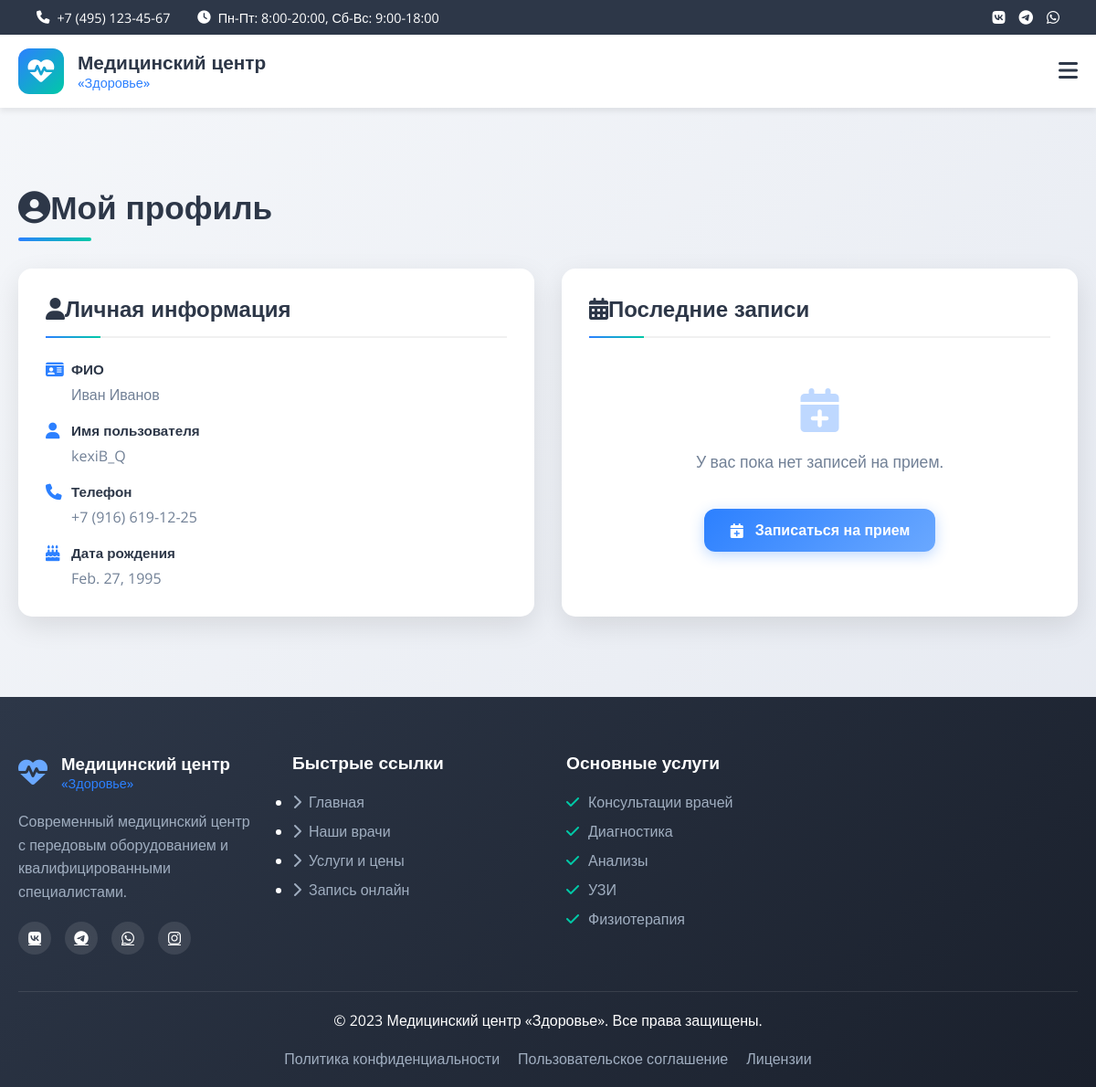
The app's page /patient-profile/ (signed in) with its own data.
### clinic/models.py (models this page shows, shortened)
class Patient(models.Model):
    user = models.OneToOneField(
        User,
        on_delete=models.CASCADE,
        related_name='patient_profile_rel'
    )
    phone = models.CharField(max_length=20, verbose_name='Телефон')
    birth_date = models.DateField(verbose_name='Дата рождения')
    address = models.TextField(verbose_name='Адрес', blank=True)
    telegram_id = models.CharField(max_length=100, blank=True, verbose_name='Telegram ID')
    class Meta:
        verbose_name = 'Пациент'
        verbose_name_plural = 'Пациенты'

class User(AbstractUser):
    CLIENT = 'client'
    DOCTOR = 'doctor'
    ADMIN = 'admin'
    ROLE_CHOICES = [
        (CLIENT, 'Пациент'),
        (DOCTOR, 'Врач'),
        (ADMIN, 'Администратор'),
    ]
    TELEGRAM = 'telegram'
    EMAIL = 'email'
    PHONE = 'phone'
    LOGIN_METHOD_CHOICES = [
        (TELEGRAM, 'Telegram'),
        (EMAIL, 'Email'),
        (PHONE, 'Телефон'),
    ]
    role = models.CharField(
        max_length=20,
        choices=ROLE_CHOICES,
        default=CLIENT,
        verbose_name='Роль'
    )
    login_method = models.CharField(
        max_length=20,
        choices=LOGIN_METHOD_CHOICES,
        default=EMAIL,
        verbose_name='Способ входа'
    )
    phone = models.CharField(
        max_length=20,
        blank=True,
        verbose_name='Телефон'
    )
    telegram_id = models.CharField(
        max_length=100,
        blank=True,
        verbose_name='Telegram ID'
    )
    class Meta:
        verbose_name = 'Пользователь'
        verbose_name_plural = 'Пользователи'

### clinic/views.py (the view, shortened to what this page needs)
# urls.py: path('patient-profile/', views.patient_profile, name='patient_profile'),
@login_required
def patient_profile(request):
    try:
        patient = Patient.objects.get(user=request.user)
        appointments = Appointment.objects.filter(
            patient=patient
        ).order_by('-date_time')[:5]
        return render(request, 'clinic/patient_profile.html', {
            'patient': patient,
            'appointments': appointments,
            'user': request.user
        })
    except Patient.DoesNotExist:
        patient = Patient.objects.create(
            user=request.user,
            phone=request.user.phone or '',
            birth_date=timezone.now().date(),
            address=''
        )
        messages.info(request, 'Создан новый профиль пациента. Заполните данные.')
        return redirect('patient_profile')

### clinic/templates/clinic/patient_profile.html (shortened to what this page needs)
{% extends 'clinic/base.html' %}
{% load static %}
{% block extra_css %}
    <link rel="stylesheet" href="{% static 'css/patient_profile.css' %}" />
{% endblock %}
{% block content %}
<div class="container">
    <div class="page-header">
        <h2>
            <i class="fas fa-user-circle me-2"></i>Мой профиль
        </h2>
    </div>
    {% if patient %}
    <div class="profile-grid">
        <div class="profile-card">
            <h3>
                <i class="fas fa-user me-2"></i>Личная информация
            </h3>
            <div class="info-grid">
                <div class="info-item">
                    <div class="info-label">
                        <i class="fas fa-id-card"></i>ФИО
                    </div>
                    <div class="info-value">
                        {{ patient.user.get_full_name }}
                    </div>
                </div>
                <div class="info-item">
                    <div class="info-label">
                        <i class="fas fa-user"></i>Имя пользователя
                    </div>
                    <div class="info-value">
                        {{ patient.user.username }}
                    </div>
                </div>
                <div class="info-item">
                    <div class="info-label">
                        <i class="fas fa-phone"></i>Телефон
                    </div>
                    <div class="info-value">
                        {{ patient.phone }}
                    </div>
                </div>
                <div class="info-item">
                    <div class="info-label">
                        <i class="fas fa-birthday-cake"></i>Дата рождения
                    </div>
                    <div class="info-value">
                        {{ patient.birth_date }}
                    </div>
                </div>
            </div>
        </div>
        <div class="profile-card">
            <h3>
                <i class="fas fa-calendar-alt me-2"></i>Последние записи
            </h3>
            {% if appointments %}
                <div class="appointments-list">
                    {% for appointment in appointments %}
                    <div class="appointment-item">
                        <div class="appointment-header">
                            <div class="appointment-specialization">
                                {{ appointment.doctor.specialization }}
                            </div>
                            <span class="status-badge {% if appointment.status == 'confirmed' %}status-confirmed
                                {% elif appointment.status == 'pending' %}status-pending
                                {% elif appointment.status == 'cancelled' %}status-cancelled
                                {% else %}status-default{% endif %}">
                                {{ appointment.get_status_display }}
                            </span>
                        </div>
                        <div class="appointment-doctor">
                            <i class="fas fa-user-md"></i>Доктор: {{ appointment.doctor.user.get_full_name }}
                        </div>
                        <div class="appointment-date">
                            <i class="fas fa-clock"></i>Дата: {{ appointment.date_time|date:"d.m.Y H:i" }}
                        </div>
                        {% if appointment.notes %}
                        <div class="appointment-notes">
                            <i class="fas fa-sticky-note"></i>Примечание: {{ appointment.notes|truncatechars:100 }}
                        </div>
                        {% endif %}
                    </div>
                    {% endfor %}
                </div>
                <div class="profile-actions">
                    <a href="{% url 'appointment_list' %}" class="action-link">
                        <i class="fas fa-list"></i>Все записи
                        <i class="fas fa-arrow-right"></i>
                    </a>
                </div>
            {% else %}
                <div style="text-align: center; padding: 30px 0;">
                    <div style="margin-bottom: 20px;">
                        <i class="fas fa-calendar-plus" style="font-size: 3rem; color: var(--primary-color); opacity: 0.3;"></i>
                    </div>
                    <p style="color: var(--gray-color); font-size: 1.1rem; margin-bottom: 20px;">
                        У вас пока нет записей на прием.
                    </p>
                    <a href="{% url 'appointment_create' %}" class="btn-appointment">
                        <i class="fas fa-calendar-plus"></i>Записаться на прием
                    </a>
                </div>
            {% endif %}
        </div>
    </div>
    {% endif %}
</div>
{% endblock %}

### static/css/style.css (style rules this page uses)
* { margin: 0; padding: 0; box-sizing: border-box; }
.container { max-width: 1200px; margin: 0 auto; padding: 0 20px; }

### static/css/theme.css (style rules this page uses)
:root { --primary-color: #2c80ff; --primary-dark: #1a6ee6; --primary-light: #6aa8ff; --secondary-color: #00c9a7; --accent-color: #ff6b6b; --dark-color: #2d3748; --light-color: #f8f9fa; --gray-color: #718096; --border-color: #e2e8f0; --shadow-sm: 0 2px 4px rgba(0,0,0,0.05); --shadow-md: 0 4px 6px rgba(0,0,0,0.07); --shadow-lg: 0 10px 15px rgba(0,0,0,0.1); --transition: all 0.3s ease; }
body { font-family: 'Open Sans', sans-serif; color: var(--dark-color); background: linear-gradient(135deg, #f5f7fa 0%, #e4e8f0 100%); min-height: 100vh; display: flex; flex-direction: column; }

### static/css/patient_profile.css (style rules this page uses)
main .container { max-width: 1200px; margin: 3rem auto; padding: 0 20px; animation: fadeInUp 0.6s ease forwards; }
.page-header { margin-bottom: 30px; }
.page-header h2 { font-family: 'Montserrat', sans-serif; font-weight: 700; font-size: 2.2rem; color: var(--dark-color); position: relative; padding-bottom: 15px; }
.page-header h2::after { content: ''; position: absolute; bottom: 0; left: 0; width: 80px; height: 4px; background: linear-gradient(90deg, var(--primary-color), var(--secondary-color)); border-radius: 2px; }
.profile-grid { display: grid; grid-template-columns: 1fr 1fr; gap: 30px; margin-top: 20px; }
.profile-card { background: white; border-radius: 15px; padding: 30px; box-shadow: 0 10px 30px rgba(0, 0, 0, 0.1); transition: all 0.3s ease; border: none; height: 100%; }
.profile-card h3 { font-family: 'Montserrat', sans-serif; font-weight: 700; font-size: 1.5rem; color: var(--dark-color); margin-bottom: 25px; padding-bottom: 15px; border-bottom: 2px solid #f0f0f0; position: relative; }
.profile-card h3::after { content: ''; position: absolute; bottom: -2px; left: 0; width: 60px; height: 2px; background: linear-gradient(90deg, var(--primary-color), var(--secondary-color)); }
.info-grid { display: grid; gap: 18px; }
.info-item { display: grid; gap: 6px; }
.info-label { font-family: 'Montserrat', sans-serif; font-weight: 600; color: var(--dark-color); font-size: 0.95rem; display: flex; align-items: center; gap: 8px; }
.info-label i { color: var(--primary-color); font-size: 1.1rem; width: 20px; }
.info-value { color: var(--gray-color); font-size: 1rem; padding-left: 28px; line-height: 1.5; }
.btn-appointment { display: inline-flex; align-items: center; gap: 12px; background: linear-gradient(135deg, var(--primary-color), var(--primary-light)); color: white; padding: 14px 28px; border-radius: 12px; text-decoration: none; font-weight: 600; font-family: 'Montserrat', sans-serif; font-size: 1rem; transition: all 0.3s ease; border: none; margin-top: 20px; box-shadow: 0 4px 15px rgba(44, 128, 255, 0.3); }

### records on screen
Patient: user.get_full_name "Иван Иванов", user.username "kexiB_Q", phone "+7 (916) 619-12-25", birth_date "Feb. 27, 1995"
